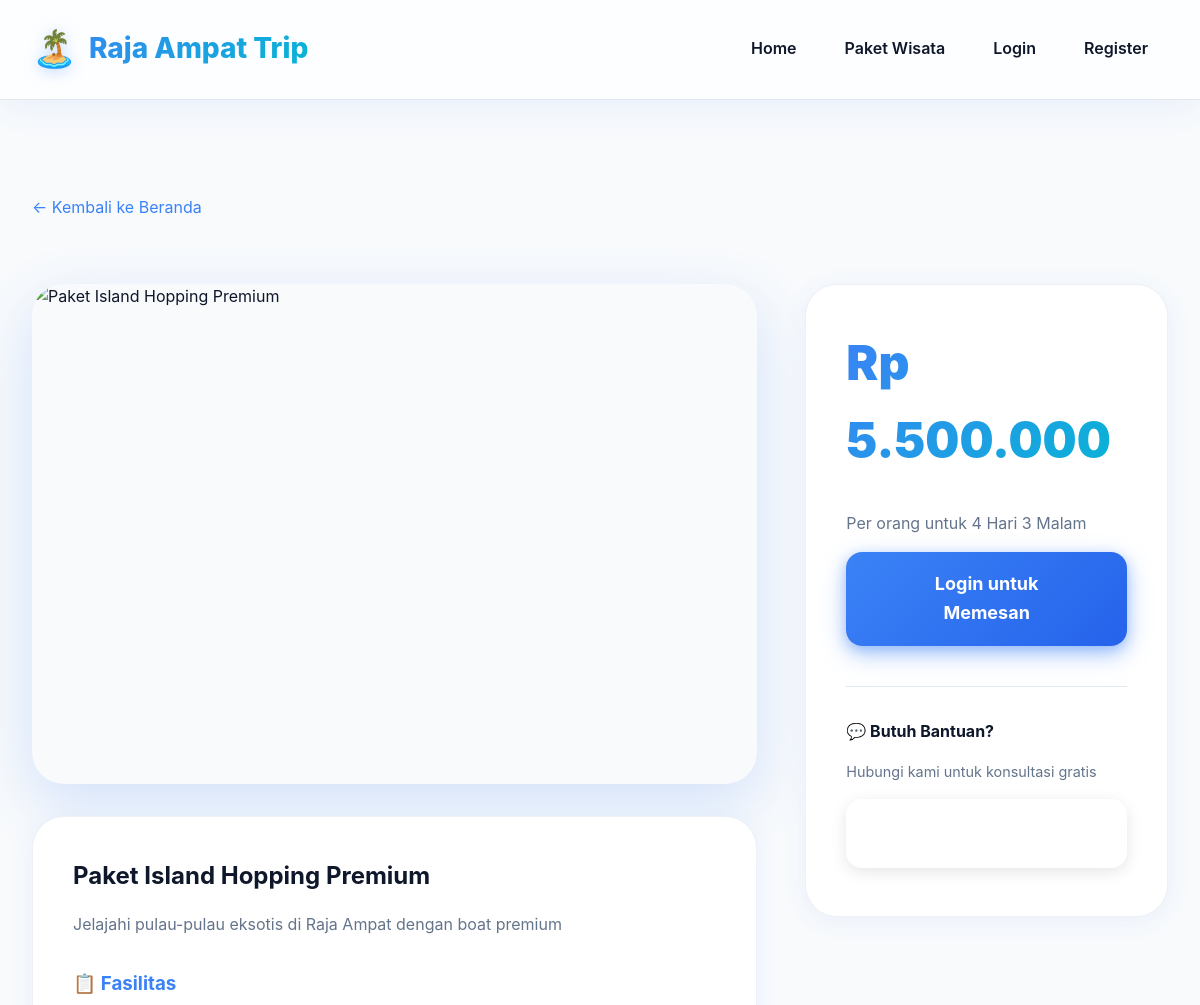
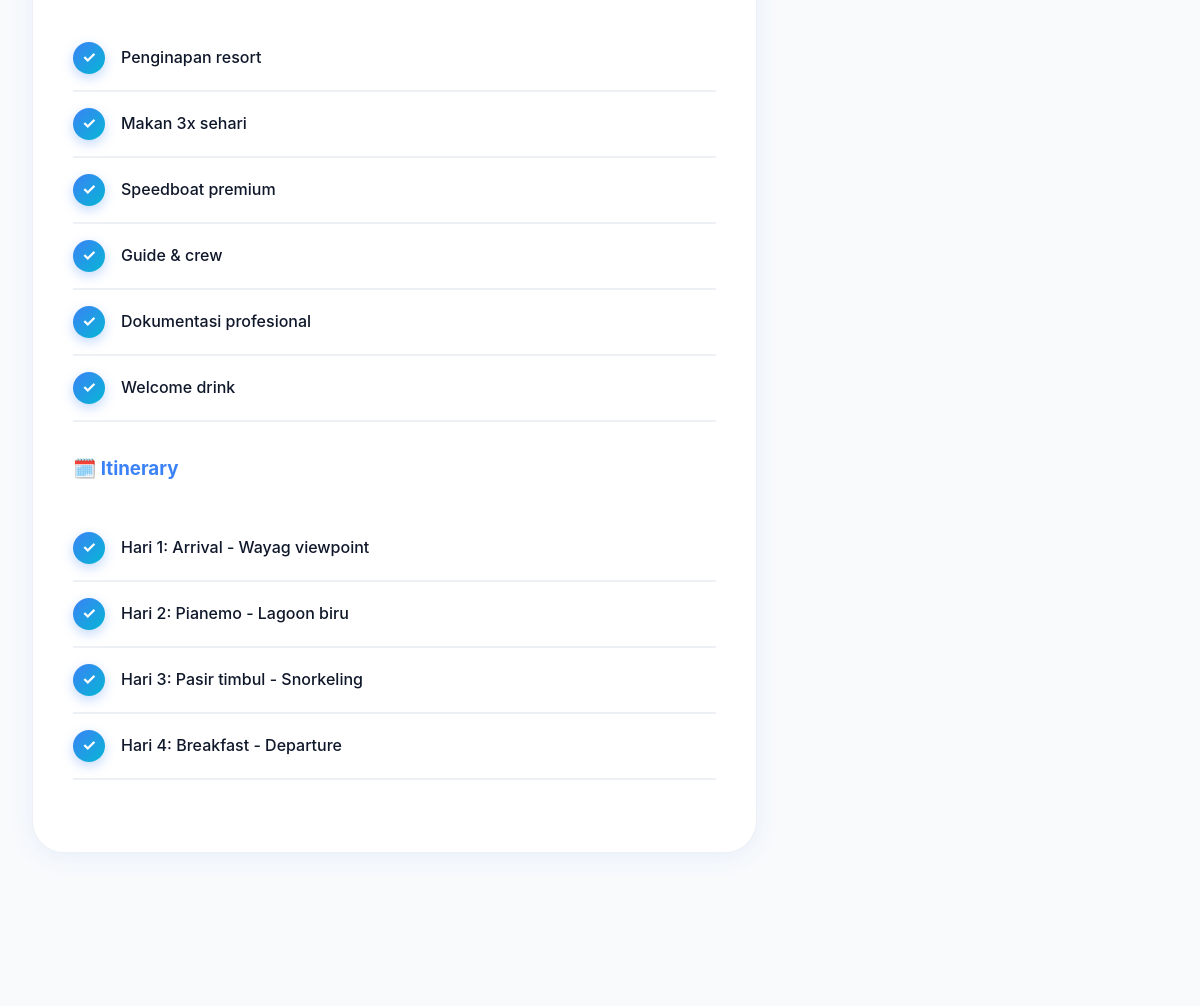
Page /public/paket.php?id=2 (upper part) on the earlier database version (2 pictures, top to bottom).
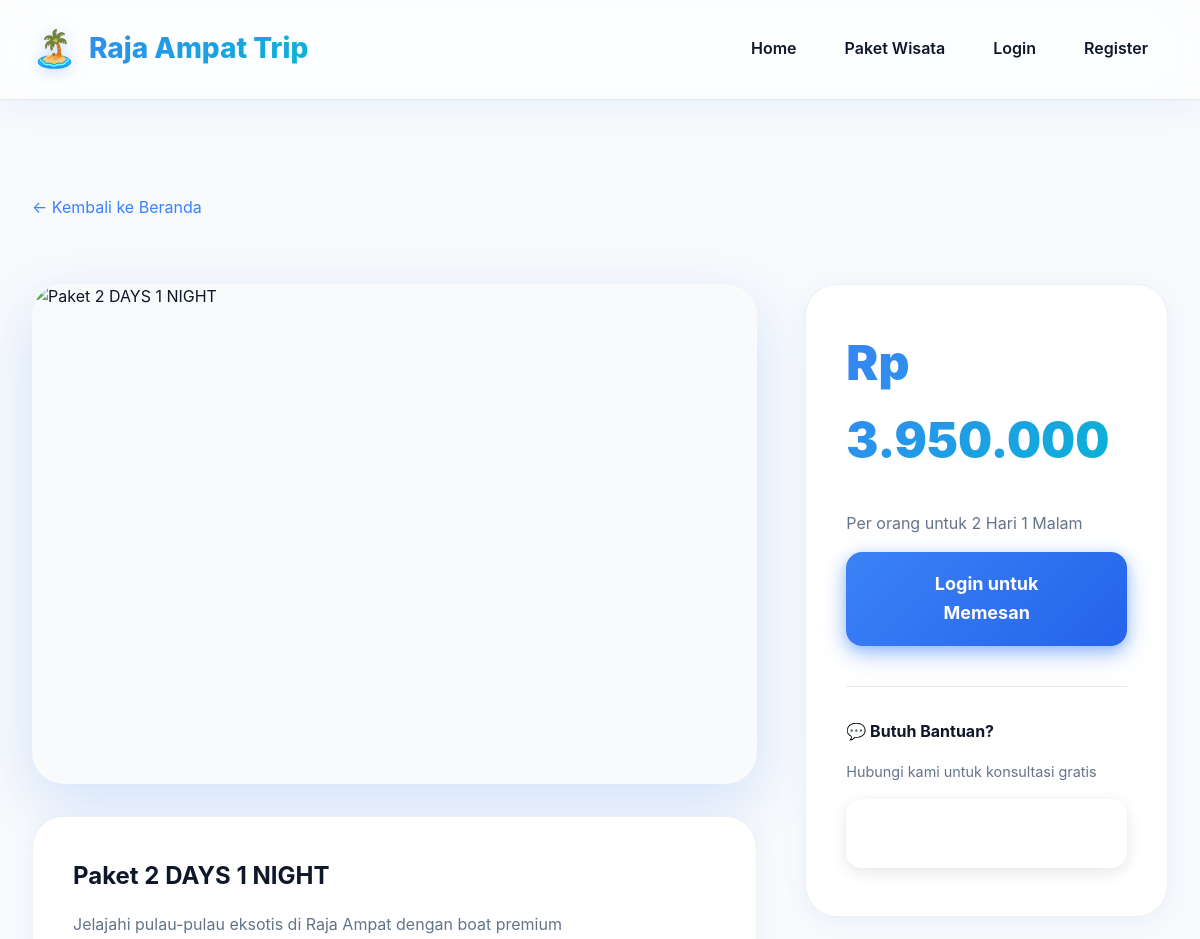
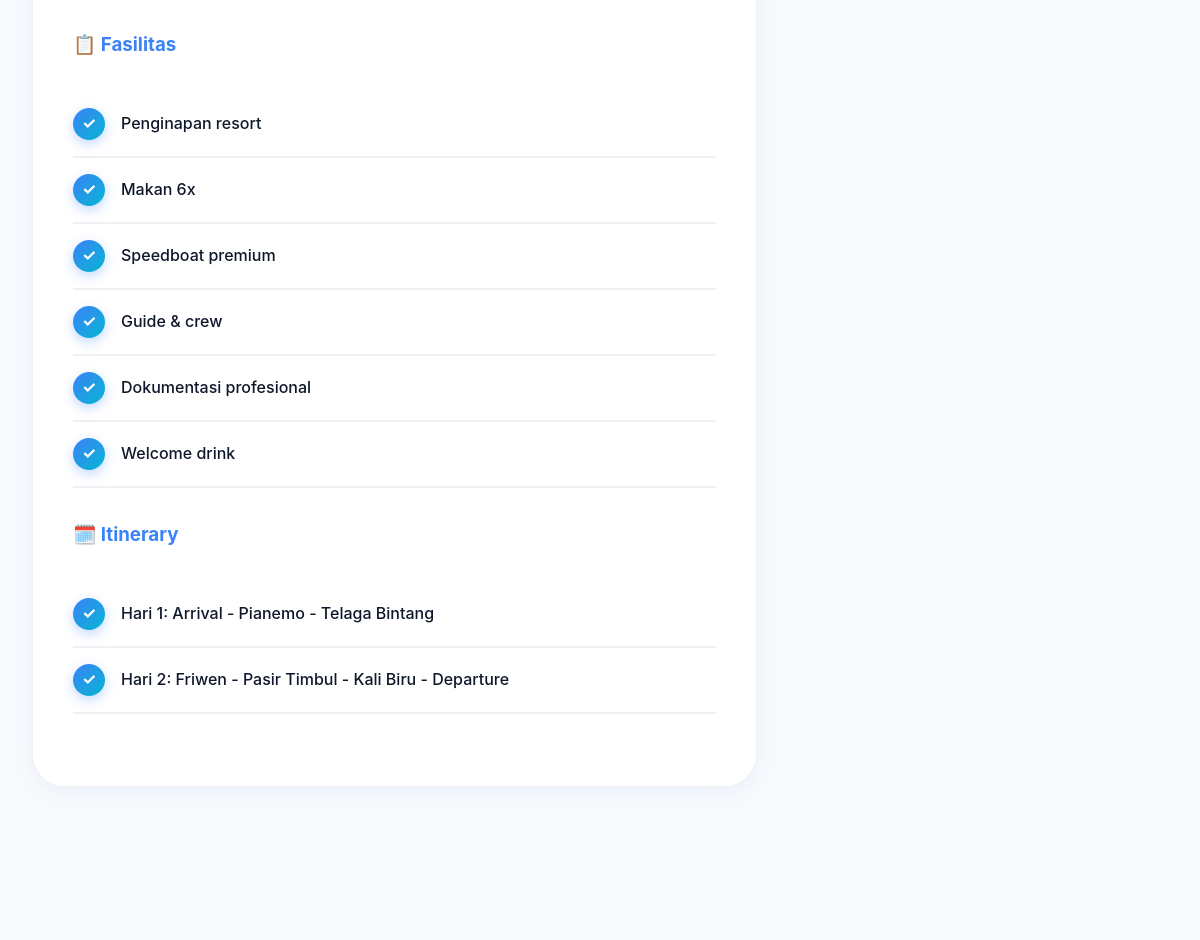
Same page on the later database version (2 pictures, top to bottom).
### tables this page shows
CREATE TABLE IF NOT EXISTS paket_wisata (
    id INT AUTO_INCREMENT PRIMARY KEY,
    nama_paket VARCHAR(200) NOT NULL,
    deskripsi TEXT,
    durasi VARCHAR(50),
    harga DECIMAL(12,2) NOT NULL,
    foto VARCHAR(255),
    fasilitas TEXT,
    itinerary TEXT,
    tersedia BOOLEAN DEFAULT 1,
    created_at TIMESTAMP DEFAULT CURRENT_TIMESTAMP,
    updated_at TIMESTAMP DEFAULT CURRENT_TIMESTAMP ON UPDATE CURRENT_TIMESTAMP
);

### includes/session.php (called while the page is built, shortened)
<?php
function is_logged_in() {
    return isset($_SESSION['user_id']);
}

### includes/config.php (called while the page is built, shortened)
<?php
function rupiah($angka) {
    return 'Rp ' . number_format($angka, 0, ',', '.');
}

### public/paket.php (the view, shortened to what this page needs)
<?php
require_once '../includes/config.php';
require_once '../includes/session.php';
$id = $_GET['id'] ?? 0;
$stmt = $pdo->prepare("SELECT * FROM paket_wisata WHERE id = ? AND tersedia = 1");
$stmt->execute([$id]);
$package = $stmt->fetch();
$fasilitas = explode(',', $package['fasilitas']);
$itinerary = explode('|', $package['itinerary']);
?>
<!DOCTYPE html>
<html lang="id">
<head>
    <link rel="stylesheet" href="assets/css/style.css">
</head>
<body>
    <nav class="navbar">
        <div class="container">
            <a href="index.php" class="navbar-brand"><?= SITE_NAME ?></a>
            <ul class="navbar-menu">
                <li><a href="index.php">Home</a></li>
                <li><a href="paket.php">Paket Wisata</a></li>
                <?php if (is_logged_in()): ?>
                    <li><a href="pyment-status.php">Pesanan Saya</a></li>
                    <li><a href="logout.php">Logout</a></li>
                <?php else: ?>
                    <li><a href="login.php">Login</a></li>
                    <li><a href="register.php">Register</a></li>
                <?php endif; ?>
            </ul>
        </div>
    </nav>
    <section class="section">
        <div class="container">
            <a href="index.php" style="color: var(--primary); margin-bottom: 1rem; display: inline-block;">← Kembali ke Beranda</a>
            <div class="detail-container">
                <div>
                    <img src="uploads/paket/<?= htmlspecialchars($package['foto']) ?>"
                         alt="<?= htmlspecialchars($package['nama_paket']) ?>"
                         class="detail-img"
                         onerror="this.src='assets/img/placeholder.jpg'">
                    <div class="detail-info" style="margin-top: 2rem;">
                        <h1><?= htmlspecialchars($package['nama_paket']) ?></h1>
                        <p style="color: var(--gray); margin: 1rem 0;"><?= nl2br(htmlspecialchars($package['deskripsi'])) ?></p>
                        <h3 style="margin-top: 2rem; color: var(--primary);">📋 Fasilitas</h3>
                        <ul class="facility-list">
                            <?php foreach ($fasilitas as $item): ?>
                                <li><?= htmlspecialchars(trim($item)) ?></li>
                            <?php endforeach; ?>
                        </ul>
                        <h3 style="margin-top: 2rem; color: var(--primary);">🗓️ Itinerary</h3>
                        <ul class="facility-list">
                            <?php foreach ($itinerary as $day): ?>
                                <li><?= htmlspecialchars(trim($day)) ?></li>
                            <?php endforeach; ?>
                        </ul>
                    </div>
                </div>
                <div>
                    <div class="detail-info">
                        <div class="detail-price"><?= rupiah($package['harga']) ?></div>
                        <p style="color: var(--gray); margin-bottom: 1rem;">Per orang untuk <?= htmlspecialchars($package['durasi']) ?></p>
                        <?php if (is_logged_in()): ?>
                            <a href="checkout.php?id=<?= $package['id'] ?>" class="btn btn-primary" style="width: 100%;">
                                Pesan Sekarang
                            </a>
                        <?php else: ?>
                            <a href="login.php" class="btn btn-primary" style="width: 100%;">
                                Login untuk Memesan
                            </a>
                        <?php endif; ?>
                        <div style="margin-top: 2rem; padding-top: 2rem; border-top: 1px solid #e2e8f0;">
                            <h4 style="margin-bottom: 1rem;">💬 Butuh Bantuan?</h4>
                            <p style="color: var(--gray); font-size: 0.9rem;">Hubungi kami untuk konsultasi gratis</p>
                            <a href="https://wa.me/6281234567890" class="btn btn-outline" style="width: 100%; margin-top: 1rem;">
                            </a>
                        </div>
                    </div>
                </div>
            </div>
        </div>
    </section>
</body>
</html>

Differences in the rows shown:
changed paket_wisata "Jelajahi pulau-pulau eksotis di Raja Ampat dengan boat premium": nama_paket "Paket Island Hopping Premium" → "Paket 2 DAYS 1 NIGHT"; harga "Rp 5.500.000" → "Rp 3.950.000"; durasi "4 Hari 3 Malam" → "2 Hari 1 Malam"
Other differences:
new list line: "Makan 6x"
new list line: "Hari 1: Arrival - Pianemo - Telaga Bintang"
new list line: "Hari 2: Friwen - Pasir Timbul - Kali Biru - Departure"
list line gone: "Makan 3x sehari"
list line gone: "Hari 1: Arrival - Wayag viewpoint"
list line gone: "Hari 2: Pianemo - Lagoon biru"
list line gone: "Hari 3: Pasir timbul - Snorkeling"
list line gone: "Hari 4: Breakfast - Departure"
